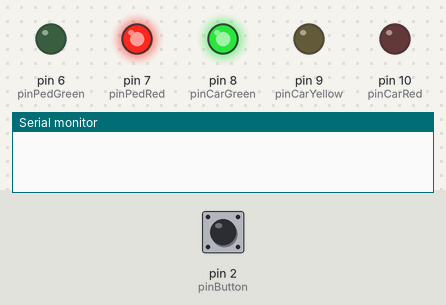
Simulated run of this sketch. Board: Arduino Uno, built with avr-gcc and run on an emulated ATmega328P. On the bench: output pins drawn as LEDs (lit = HIGH), the last lines printed to the serial monitor. The test bench sets the inputs (shaded band); at power-on: pin 2 (pinButton) HIGH.

Above: at 1.2 s.
1.3 s: pin 2 (pinButton) pulled LOW for 0.15 s
At 3.5 s:
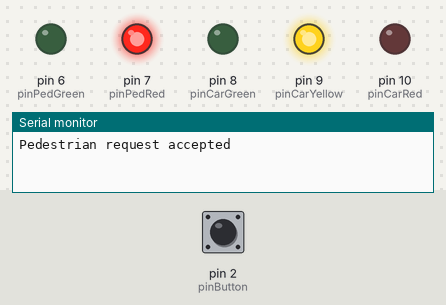
At 6.2 s:
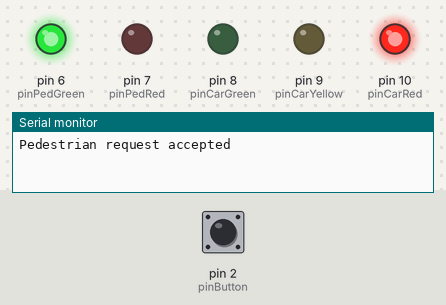
Timing chart, 0 to 14.7 s (numbered marks = the images above; inputs shaded):
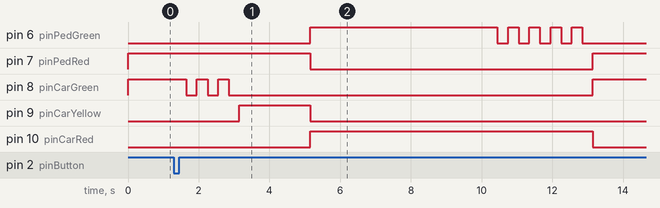

The sketch:

3-1.ino
```cpp
const int pinCarRed     = 10;
const int pinCarYellow  = 9;
const int pinCarGreen   = 8;

const int pinPedRed     = 7;
const int pinPedGreen   = 6;
const int pinButton     = 2;

const int durationBlink      = 300;
const int durationYellow     = 2000;
const int durationPedGreen   = 5000;
const int durationDebounce   = 50;

bool isPedestrianCycleActive = false;

void setup() {
  pinMode(pinCarRed, OUTPUT);
  pinMode(pinCarYellow, OUTPUT);
  pinMode(pinCarGreen, OUTPUT);
  pinMode(pinPedRed, OUTPUT);
  pinMode(pinPedGreen, OUTPUT);
  pinMode(pinButton, INPUT_PULLUP);

  Serial.begin(9600);
  enterIdleState();
}

void enterIdleState() {
  digitalWrite(pinCarRed, LOW);
  digitalWrite(pinCarYellow, LOW);
  digitalWrite(pinCarGreen, HIGH);
  digitalWrite(pinPedRed, HIGH);
  digitalWrite(pinPedGreen, LOW);
  isPedestrianCycleActive = false;
}

void turnOffAllCarLights() {
  digitalWrite(pinCarRed, LOW);
  digitalWrite(pinCarYellow, LOW);
  digitalWrite(pinCarGreen, LOW);
}

void executePedestrianCycle() {
  isPedestrianCycleActive = true;
  Serial.println("Pedestrian request accepted");

  turnOffAllCarLights();
  digitalWrite(pinPedRed, HIGH);

  for (int i = 0; i < 3; i++) {
    digitalWrite(pinCarGreen, HIGH);
    delay(durationBlink);
    digitalWrite(pinCarGreen, LOW);
    delay(durationBlink);
  }

  digitalWrite(pinCarYellow, HIGH);
  delay(durationYellow);
  digitalWrite(pinCarYellow, LOW);

  digitalWrite(pinCarRed, HIGH);
  digitalWrite(pinPedRed, LOW);
  digitalWrite(pinPedGreen, HIGH);
  delay(durationPedGreen);

  for (int i = 0; i < 5; i++) {
    digitalWrite(pinPedGreen, HIGH);
    delay(durationBlink);
    digitalWrite(pinPedGreen, LOW);
    delay(durationBlink);
  }

  enterIdleState();
  Serial.println("Back to idle");
}

void loop() {
  if (!isPedestrianCycleActive && digitalRead(pinButton) == LOW) {
    delay(durationDebounce);
    if (digitalRead(pinButton) == LOW) {
      executePedestrianCycle();
      while (digitalRead(pinButton) == LOW) {
        delay(10);
      }
    }
  }
}
```

Measured:
- after the input at 1.3 s, pin 6 (pinPedGreen): LOW → HIGH after 3.9 s, then repeats every 0.60 s: LOW 0.30 s, HIGH 0.30 s, until it stays LOW from 12.9 s; pin 7 (pinPedRed): HIGH → LOW after 3.9 s, → HIGH 8.0 s later
